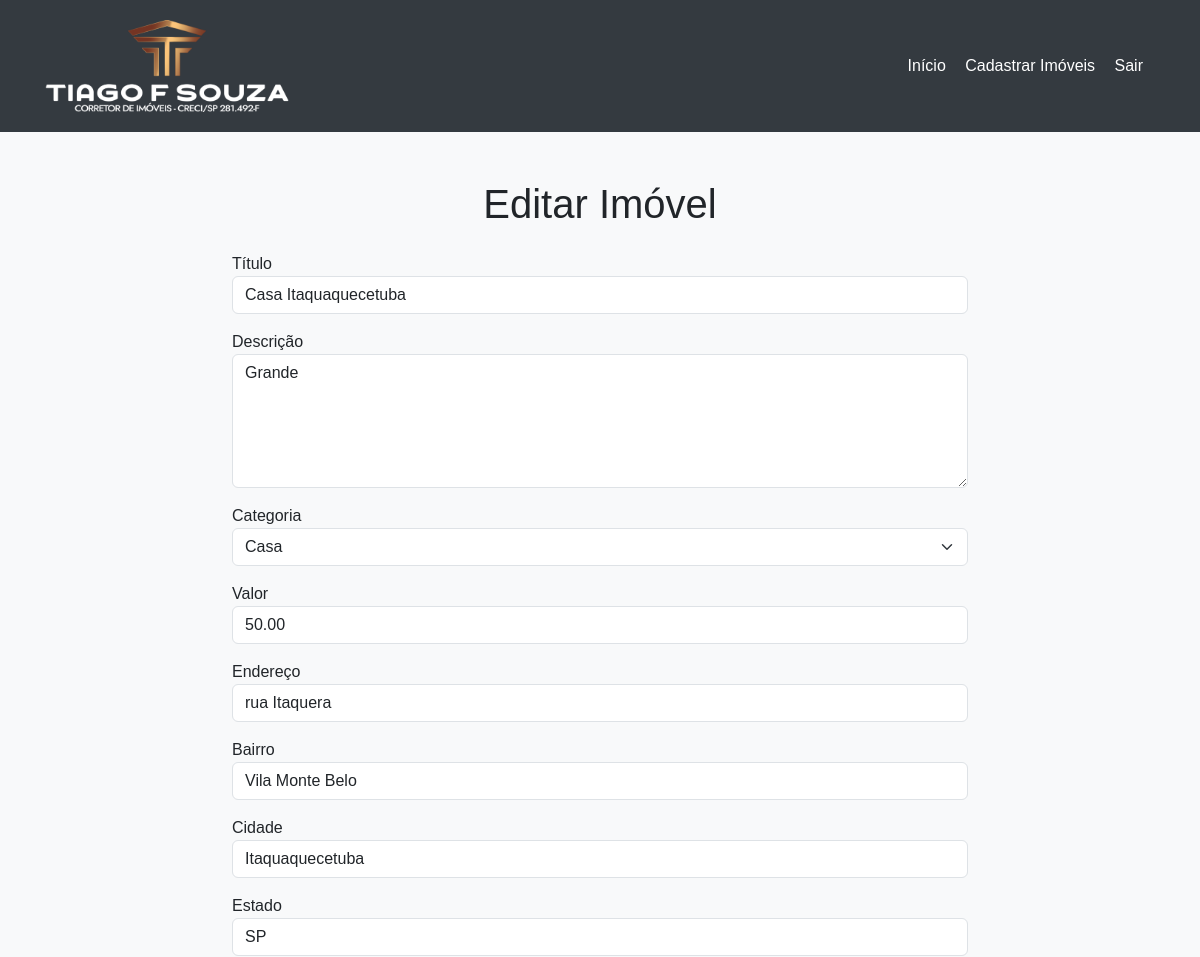
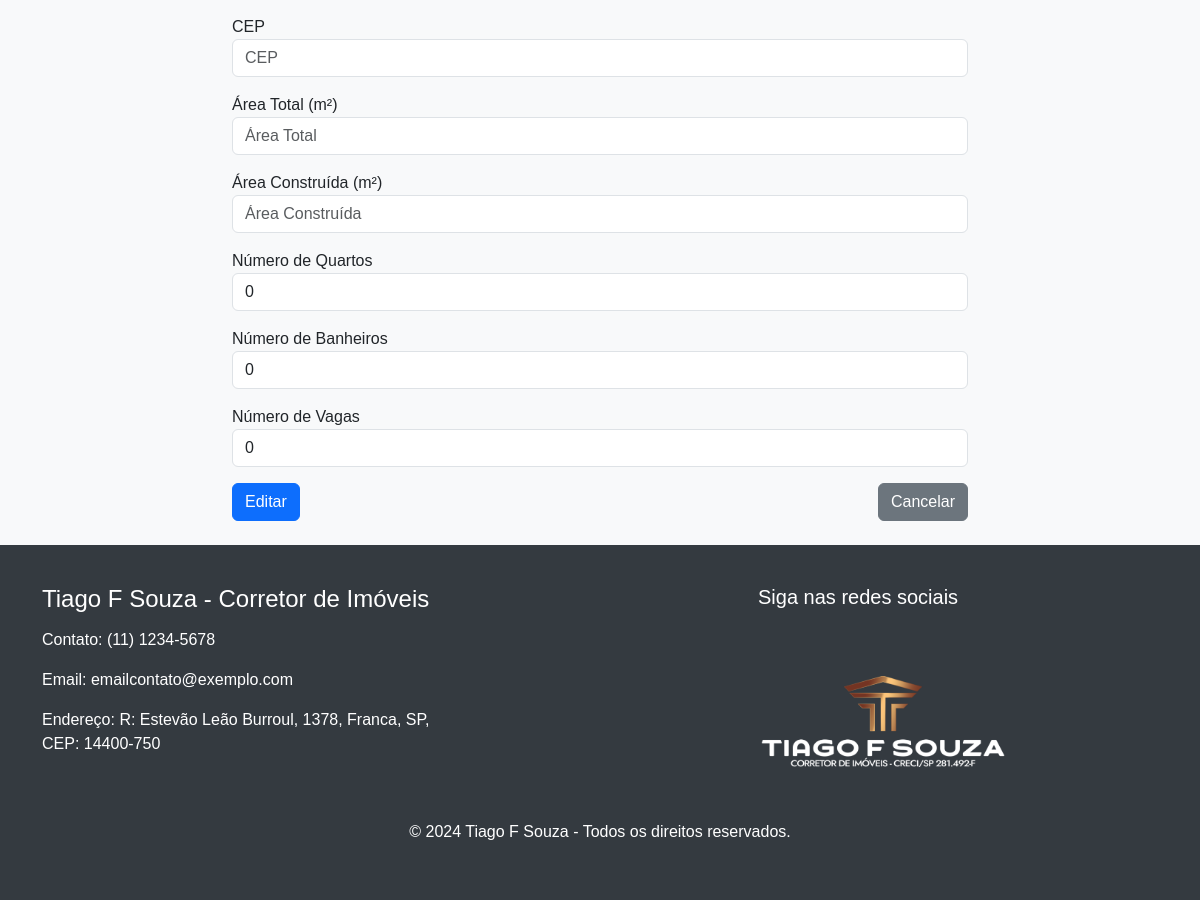
/adm/edit.php?id=26 (signed in), run on the app's committed database (2 pictures, top to bottom).
### tables this page shows
CREATE TABLE `venda` (
  `id` int(11) NOT NULL,
  `titulo` varchar(300) NOT NULL,
  `descricao` varchar(5000) NOT NULL,
  `foto` varchar(1000) NOT NULL,
  `valor` decimal(10,2) NOT NULL,
  `categoria` varchar(100) NOT NULL,
  `endereco` varchar(255) NOT NULL,
  `bairro` varchar(150) NOT NULL,
  `cidade` varchar(100) NOT NULL,
  `estado` varchar(50) NOT NULL,
  `cep` varchar(20) NOT NULL,
  `area_total` varchar(50) DEFAULT NULL,
  `area_construida` varchar(50) DEFAULT NULL,
  `num_quartos` int(11) DEFAULT NULL,
  `num_banheiros` int(11) DEFAULT NULL,
  `num_vagas` int(11) DEFAULT NULL
);

### adm/edit.php (the view, shortened to what this page needs)
<?php
if(!empty($_GET['id'])){
    include('../conn.php');
    $id = $_GET['id'];
    $sqlSelect = "SELECT * FROM venda WHERE id=$id";
    $resultad = $mysqli->query($sqlSelect);
    if($resultad->num_rows > 0){
        while($post_data = mysqli_fetch_array($resultad)){
            $vTitulo = $post_data["titulo"];
            $vDesc = $post_data["descricao"];
            $vCat = $post_data["categoria"];
            $vValue = $post_data["valor"];
            $vEndereco = $post_data["endereco"];
            $vBairro = $post_data["bairro"];
            $vCidade = $post_data["cidade"];
            $vEstado = $post_data["estado"];
            $vCep = $post_data["cep"];
            $vAreaTotal = $post_data["area_total"];
            $vAreaConstruida = $post_data["area_construida"];
            $vNumQuartos = $post_data["num_quartos"];
            $vNumBanheiros = $post_data["num_banheiros"];
            $vNumVagas = $post_data["num_vagas"];
        }
    } else {
        header("Location: painel.php");
    }
}
?>
<!DOCTYPE html>
<html lang="pt-BR">
  <head>
    <link href="css/icofont/icofont.min.css" rel="stylesheet">
    <link href="https://cdn.jsdelivr.net/npm/bootstrap@5.3.0/dist/css/bootstrap.min.css" rel="stylesheet">
  </head>
  <body>
    <header>
        <div class="container">
            <div class="d-flex justify-content-between align-items-center">
                <a href="#" class="logo">
                    <img src="../images/logo.png" alt="Logo">
                </a>
                <nav class="nav-bar">
                    <div class="nav-items">
                        <a href="../index.php">Início</a>
                        <a href="upload.php">Cadastrar Imóveis</a>
                        <a href="logout.php">Sair</a>
                    </div>
                </nav>
            </div>
        </div>
    </header>
<main class="container mt-5">
    <div class="row justify-content-center">
        <div class="col-md-8">
            <h1 class="text-center mb-4">Editar Imóvel</h1>
            <form action="savedit.php" method="POST" enctype="multipart/form-data">
                <div class="form-group mb-3">
                    <label for="titulo">Título</label>
                    <input type="text" class="form-control" name="titulo" id="titulo" value="<?php echo $vTitulo;?>" placeholder="Título">
                </div>
                <div class="form-group mb-3">
                    <label for="descp">Descrição</label>
                    <textarea class="form-control" name="descp" id="descp" rows="5" placeholder="Descrição"><?php echo $vDesc;?></textarea>
                </div>
                <div class="form-group mb-3">
                    <label for="categ">Categoria</label>
                    <select class="form-select" name="categ" id="categ">
                        <option value="<?php echo $vCat;?>" selected><?php echo $vCat;?></option>
                    </select>
                </div>
                <div class="form-group mb-3">
                    <label for="valor">Valor</label>
                    <input type="text" class="form-control" name="valor" id="valor" value="<?php echo $vValue;?>" placeholder="Valor">
                </div>
                <div class="form-group mb-3">
                    <label for="endereco">Endereço</label>
                    <input type="text" class="form-control" name="endereco" id="endereco" value="<?php echo $vEndereco;?>" placeholder="Endereço">
                </div>
                <div class="form-group mb-3">
                    <label for="bairro">Bairro</label>
                    <input type="text" class="form-control" name="bairro" id="bairro" value="<?php echo $vBairro;?>" placeholder="Bairro">
                </div>
                <div class="form-group mb-3">
                    <label for="cidade">Cidade</label>
                    <input type="text" class="form-control" name="cidade" id="cidade" value="<?php echo $vCidade;?>" placeholder="Cidade">
                </div>
                <div class="form-group mb-3">
                    <label for="estado">Estado</label>
                    <input type="text" class="form-control" name="estado" id="estado" value="<?php echo $vEstado;?>" placeholder="Estado">
                </div>
                <div class="form-group mb-3">
                    <label for="cep">CEP</label>
                    <input type="text" class="form-control" name="cep" id="cep" value="<?php echo $vCep;?>" placeholder="CEP">
                </div>
                <div class="form-group mb-3">
                    <label for="area_total">Área Total (m²)</label>
                    <input type="text" class="form-control" name="area_total" id="area_total" value="<?php echo $vAreaTotal;?>" placeholder="Área Total">
                </div>
                <div class="form-group mb-3">
                    <label for="area_construida">Área Construída (m²)</label>
                    <input type="text" class="form-control" name="area_construida" id="area_construida" value="<?php echo $vAreaConstruida;?>" placeholder="Área Construída">
                </div>
                <div class="form-group mb-3">
                    <label for="num_quartos">Número de Quartos</label>
                    <input type="number" class="form-control" name="num_quartos" id="num_quartos" value="<?php echo $vNumQuartos;?>" placeholder="Número de Quartos">
                </div>
                <div class="form-group mb-3">
                    <label for="num_banheiros">Número de Banheiros</label>
                    <input type="number" class="form-control" name="num_banheiros" id="num_banheiros" value="<?php echo $vNumBanheiros;?>" placeholder="Número de Banheiros">
                </div>
                <div class="form-group mb-3">
                    <label for="num_vagas">Número de Vagas</label>
                    <input type="number" class="form-control" name="num_vagas" id="num_vagas" value="<?php echo $vNumVagas;?>" placeholder="Número de Vagas">
                </div>
                <div class="d-flex justify-content-between">
                    <input type="submit" name="update" class="btn btn-primary" value="Editar">
                    <button type="button" class="btn btn-secondary" onclick="window.location.href='painel.php'">Cancelar</button>
                </div>
            </form>
        </div>
    </div> <br>
</main>
    <footer>
        <div class="container footer-container">
            <div class="group">
                <h4>Tiago F Souza - Corretor de Imóveis</h4>
                <p>Contato: (11) 1234-5678</p>
                <p>Email: emailcontato@exemplo.com</p>
                <p>Endereço: R: Estevão Leão Burroul, 1378, Franca, SP, CEP: 14400-750</p>
            </div>
            <div class="follow group">
                <h5>Siga nas redes sociais</h5>
                <ul>
                    <li><a href="#"><i class="icofont-facebook text-white"></i></a></li>
                    <li><a href="#"><i class="icofont-instagram text-white"></i></a></li>
                    <li><a href="#"><i class="icofont-whatsapp text-white"></i></a></li>
                </ul>
                <a href="#" class="logo">
                    <img src="../images/logo.png" alt="Logo">
                </a>
            </div>
        </div>
        <p class="text-center mt-5">&copy; 2024 Tiago F Souza - Todos os direitos reservados.</p>
    </footer>
</body>
</html>

### adm/edit.php (style rules this page uses)
body { font-family: Arial, sans-serif; background-color: #f8f9fa; }
header { background-color: #343a40; padding: 20px; color: #fff; }
.logo img { width: 250px; }
.nav-bar .nav-items a { color: #fff; margin-right: 15px; text-decoration: none; }
footer { background-color: #343a40; color: #ffffff; padding: 40px 0; text-align: center; }
.footer-container { display: flex; justify-content: space-between; align-items: flex-start; flex-wrap: wrap; gap: 20px; }
.footer-container .group { flex: 1; text-align: left; max-width: 400px; }
.footer-container .group h4, .footer-container .group h5 { margin-bottom: 15px; }
.follow ul { list-style: none; display: flex; gap: 10px; padding: 0; }
.follow ul li a { color: white; font-size: 24px; text-decoration: none; }

### data on the page
venda: titulo "Casa Itaquaquecetuba", descp "Grande", categ "Casa", valor "50.00", endereco "rua Itaquera", bairro "Vila Monte Belo", cidade "Itaquaquecetuba", estado "SP", num_quartos "0", num_banheiros "0", num_vagas "0"
